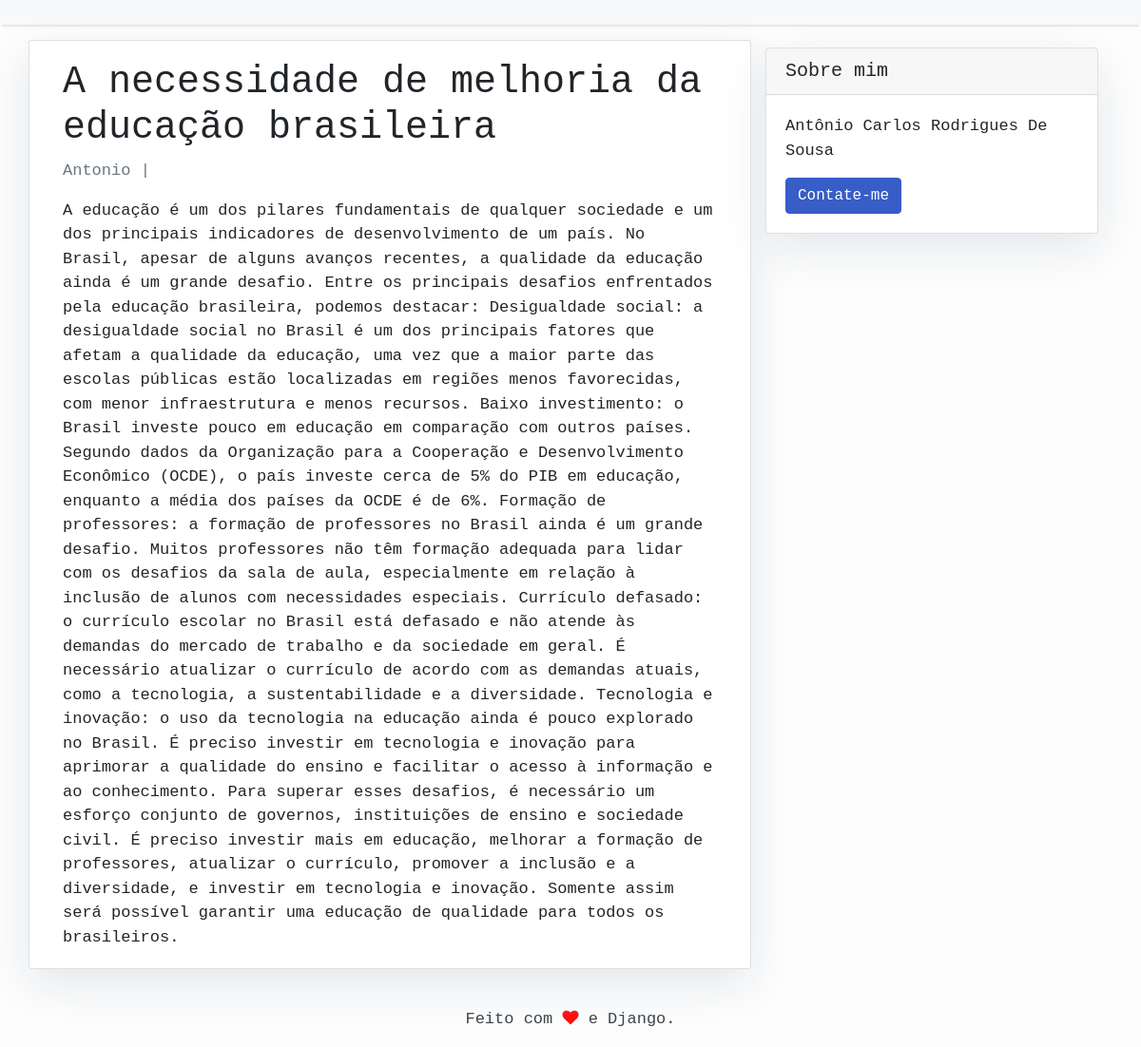
/21as21/, run on the app's committed database.
### blog/models.py (models this page shows, shortened)
class Post(models.Model):
    title = models.CharField(max_length=300, unique=True)
    slug = models.SlugField(max_length=300, unique=True)
    author = models.ForeignKey(User, on_delete=models.CASCADE, related_name='blog_posts')
    content = models.TextField()
    status = models.IntegerField(choices=STATUS, default=0)
    created_at = models.DateTimeField(auto_now_add=True)
    updated_at = models.DateTimeField(auto_now=True)
    class Meta:
        ordering = ['-created_at']

### blog/views.py (the view)
# urls.py: path('<slug:slug>/', views.PostDetail.as_view(),  name='post_detail'),
class PostDetail(generic.DetailView):
    model = Post
    template_name = 'post_detail.html'

### blog/templates/post_detail.html
{% extends 'base.html' %} {% block content %}
<div class="container">
  <div class="row">
    <div class="col-md-8 card mb-4  mt-3 left  top">
      <div class="card-body">
        <h1>{% block title %} {{ object.title }} {% endblock title %}</h1>
        <p class=" text-muted">{{ post.author }} | {{ post.created_on }}</p>
        <p class="card-text ">{{ object.content | safe }}</p>
      </div>
    </div>
    {% block sidebar %} {% include 'sidebar.html' %} {% endblock sidebar %}
  </div>
</div>
{% endblock content %}

### blog/templates/base.html (style rules this page uses)
body { font-family: "Lucida Console", monospace; font-size: 17px; background-color: #fdfdfd; }

### blog/templates/sidebar.html (style rules this page uses)
.card { box-shadow: 0 16px 48px #E3E7EB; }

### data on the page
Post: title "A necessidade de melhoria da educação brasileira", author "Antonio", content "A educação é um dos pilares fundamentais de qualquer sociedade e um dos principais indicadores de desenvolvimento de um país. No Brasil, apesar de alguns avanços recentes, a qualidade da educação ainda é um grande desafio. Entre os principais desafios enfrentados pela educação brasileira, podemos destacar: Desigualdade social: a desigualdade social no Brasil é um dos principais fatores que afetam a qualidade da educação, uma vez que a maior parte das escolas públicas estão localizadas em regiões menos favorecidas, com menor infraestrutura e menos recursos. Baixo investimento: o Brasil investe pouco em educação em comparação com outros países. Segundo dados da Organização para a Cooperação e…"
